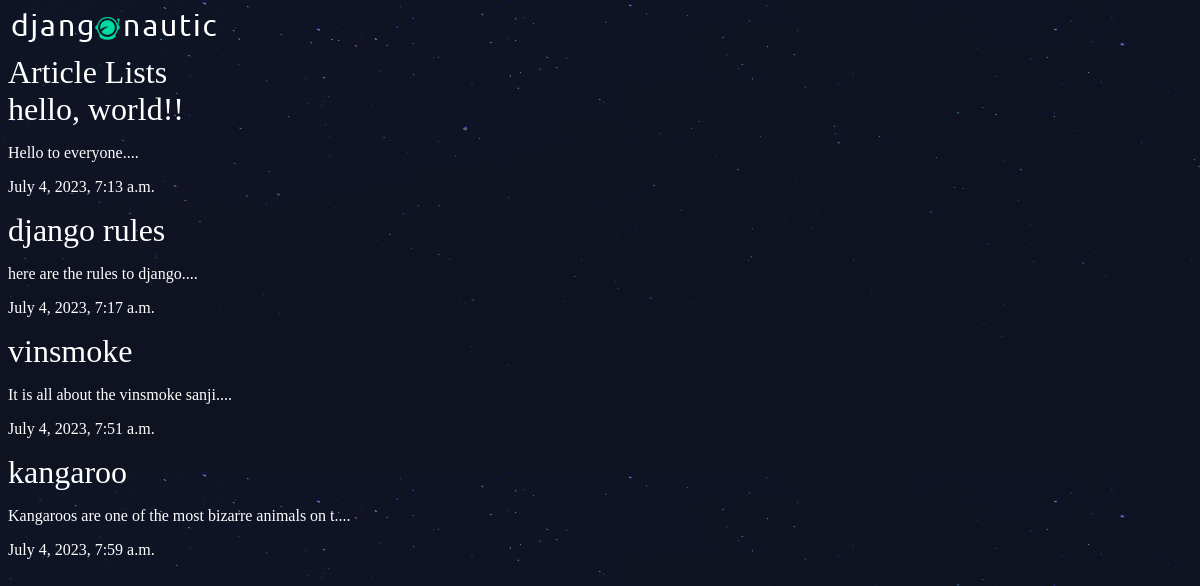
/articles/, run on an earlier commit of the app's database.
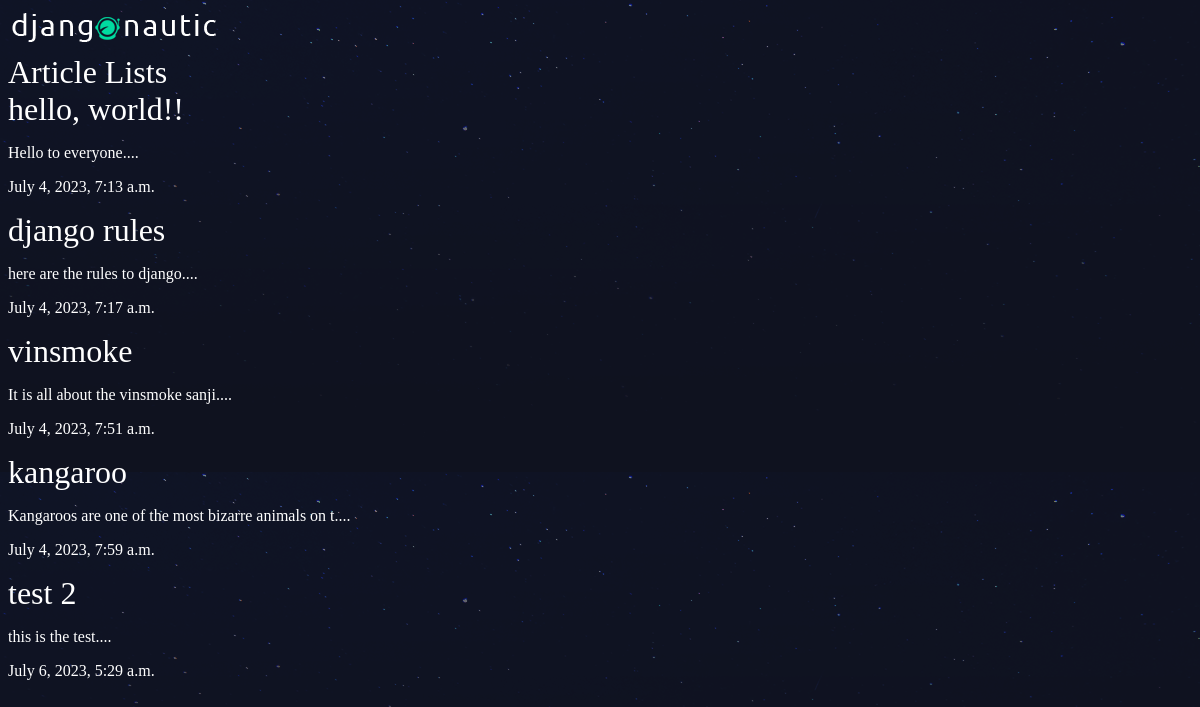
And on a later commit of the database.
### articles/models.py (models this page shows, shortened)
class Article(models.Model):
	title=models.CharField(max_length=100)
	slug=models.SlugField()
	body=models.TextField()
	date=models.DateTimeField(auto_now_add=True)
	thumb=models.ImageField(default='default.png',blank=True)
	def snippet(self):
		return self.body[:50]+"...."

### articles/views.py (the view)
# urls.py: path('', views.article_list,name='list'),
def article_list(request):
	articles=Article.objects.all().order_by("date")
	return render(request,"articles/article_list.html",{'articles':articles})

### articles/templates/articles/article_list.html
{%extends 'base_template.html'%}
{%block content%}
	<h1>Article Lists</h1>
	<div class="articles">
		{%for article in articles%}
		<a href="{%url 'articles:detail' slug=article.slug%}"><h1>{{article.title}}</h1></a>
		<p>{{article.snippet}}</p>
		<p>{{article.date}}</p>
		{%endfor%}
	</div>
{%endblock%}

What changed in the data, as far as the page shows it:
added Article: title "test 2", snippet "this is the test....", date "July 6, 2023, 5:29 a.m."
